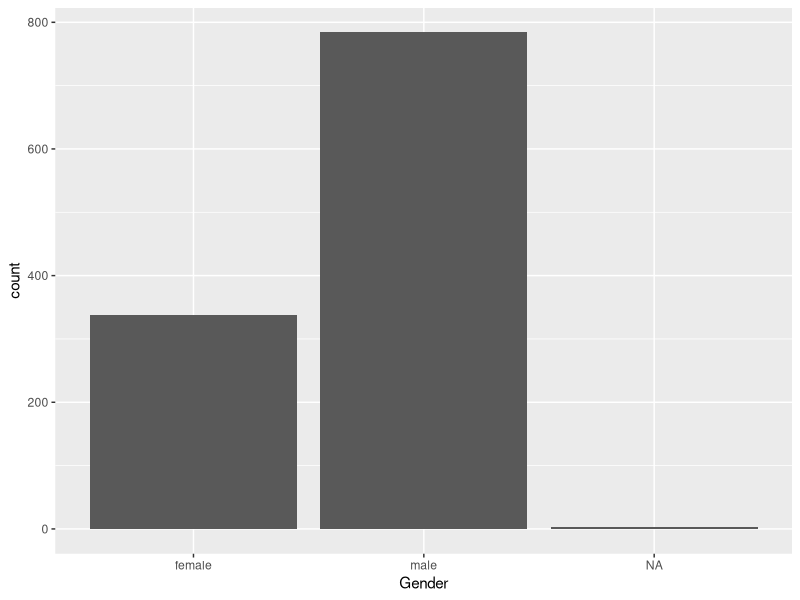
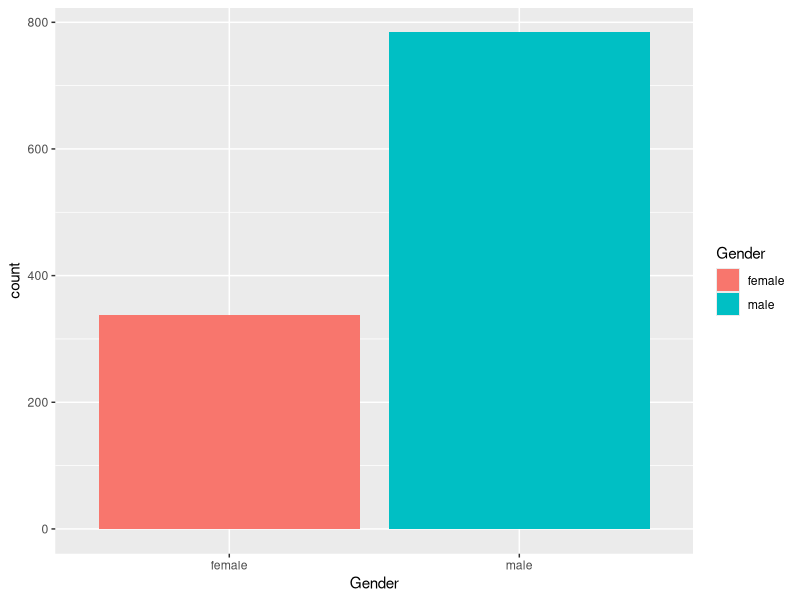
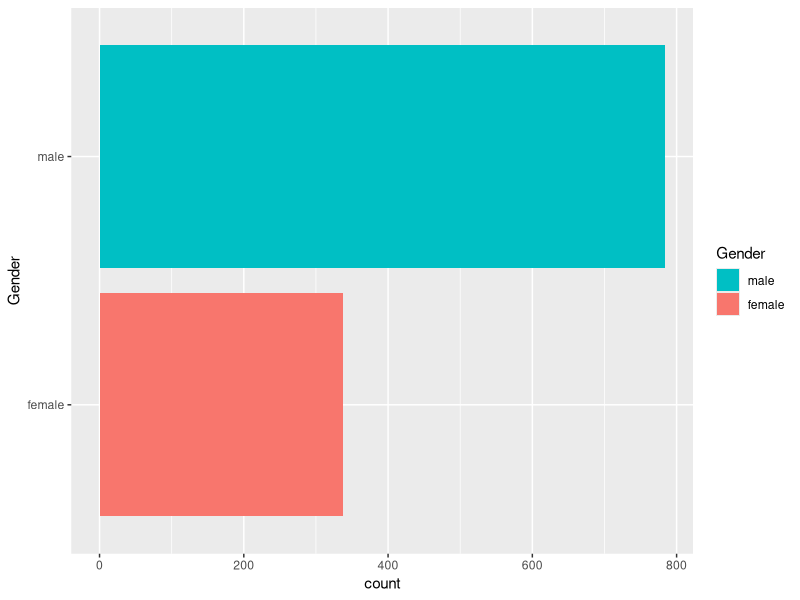
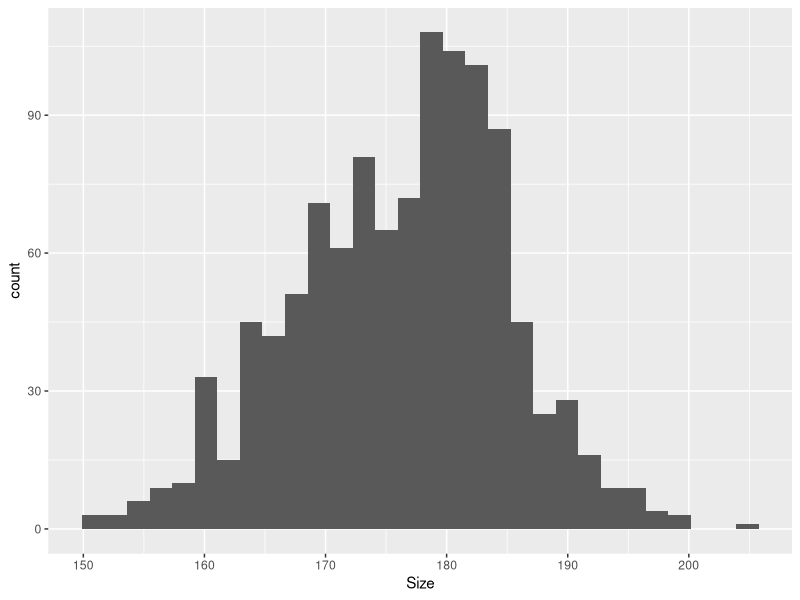
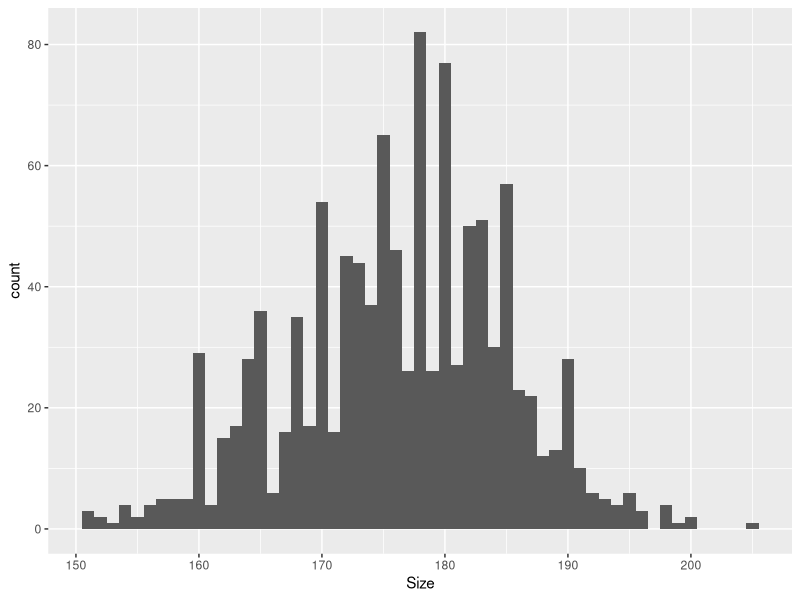
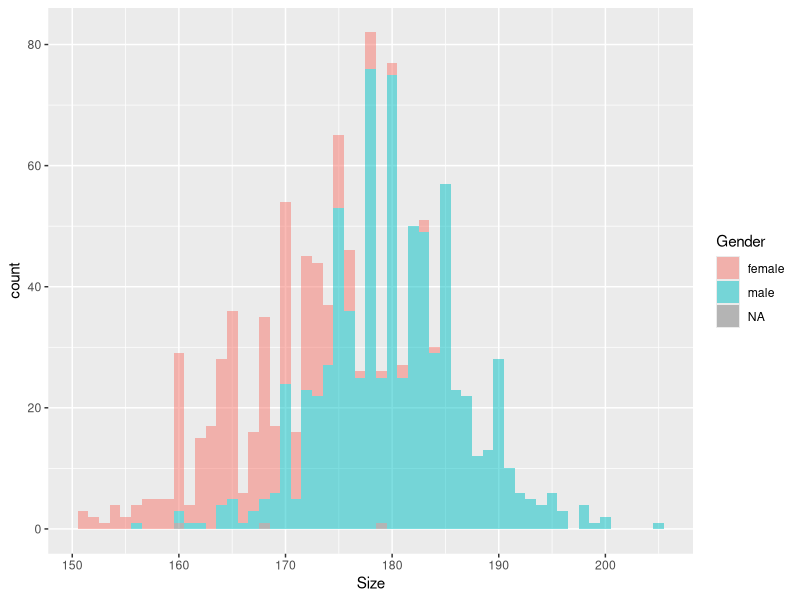
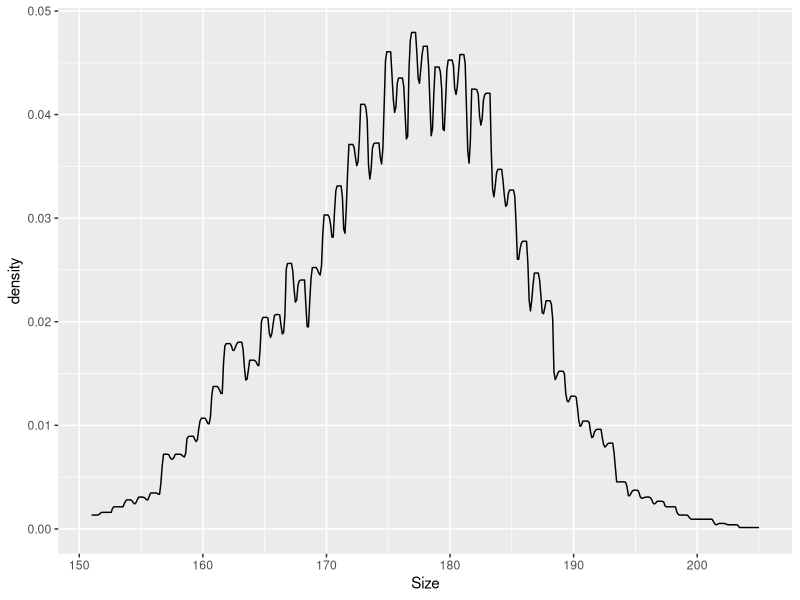
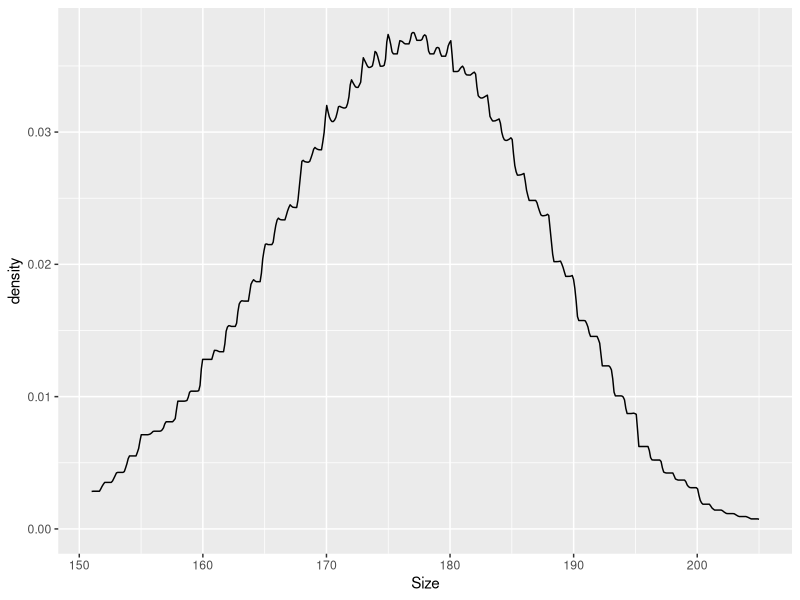

Generate these figures, in order, with R:
## ---- chunk 1
knitr::opts_chunk$set(echo = TRUE)
## ---- chunk 2
library(tidyverse)
library(magrittr)
library(pracma)
library(scales)
library(readxl)
## ---- chunk 3
studdat <- read_excel(file.path("Daten",  "StudierendenDaten","StudDat.xlsx"))
## ---- chunk 4
studdat %>%
  ggplot(aes(x=Gender)) +
  geom_bar()
## ---- chunk 5
studdat %>%
filter(!is.na(Gender)) %>% 
  select(Gender) %>%
  drop_na() %>% 
  ggplot(aes(x=Gender,fill=Gender)) +
  geom_bar()
## ---- chunk 6
studdat %>%
filter(!is.na(Gender)) %>% 
  select(Gender) %>%
  drop_na() %>% 
  ggplot(aes(x=Gender,fill=Gender)) +
  geom_bar() +
  coord_flip() +
    guides(fill = guide_legend(reverse = TRUE))
## ---- chunk 7
studdat %>% 
  ggplot(aes(x=Size)) +
  geom_histogram()
## ---- chunk 8
studdat %>% 
  ggplot(aes(x=Size)) +
  geom_histogram(center=0,binwidth=1)
## ---- chunk 9
studdat %>% 
  ggplot(aes(x=Size,fill=Gender)) +
  geom_histogram(center=0,binwidth=1,alpha=0.5)
## ---- chunk 10
studdat %>% 
  ggplot(aes(x=Size)) +
  geom_density(kernel="rectangular")
## ---- chunk 11
studdat %>% 
  ggplot(aes(x=Size)) +
  geom_density(kernel="rectangular",adjust=3)
## ---- chunk 12
studdat %>% 
  ggplot(aes(x=Size)) +
  geom_density(kernel="triangular")
## ---- chunk 13
studdat %>% 
  ggplot(aes(x=Size)) +
  geom_density(kernel="triangular",adjust=2)
## ---- chunk 14
studdat %>% 
  filter(!is.na(Gender)) %>% 
  ggplot(aes(x=Size)) +
  geom_density()
## ---- chunk 15
studdat %>% 
  filter(!is.na(Gender)) %>% 
  ggplot(aes(x=Size,fill=Gender)) +
  geom_density(alpha=0.6)
## ---- chunk 16
studdat %>%
  select(Gender,Size) %>%
  drop_na() %>%
  ggplot(aes(y=Size,x=Gender,fill=Gender)) +
  geom_boxplot()
## ---- chunk 17
studdat %>%
  select(Gender,Size) %>%
  drop_na() %>%
  ggplot(aes(y=Size,x=Gender,fill=Gender)) +
  geom_violin()
## ---- chunk 18
studdat %>%
  select(Gender,Size) %>%
  drop_na() %>%
  ggplot(aes(y=Size,x=Gender,color=Gender)) +
  geom_dotplot(aes(fill=Gender),binaxis="y",stackdir="center",dotsize=0.2,binwidth=1)
## ---- chunk 19
studdat %>%
  select(Gender,Size) %>%
  drop_na() %>%
  ggplot(aes(y=Size,x=Gender,color=Gender)) +
  geom_violin() +
  geom_boxplot() +
  geom_dotplot(aes(fill=Gender),binaxis="y",stackdir="center",dotsize=0.2,binwidth=1)

## ---- chunk 20
tibble(k=0:10,p=dbinom(k,10,0.65)) -> binom_df
binom_df %>%
  ggplot(aes(x=k,y=p)) +
  geom_col() +
  scale_x_continuous(breaks=0:10)
## ---- chunk 21
tibble(k=0:10,p=dhyper(k,65,35,10)) -> hyper_df
hyper_df %>%
  ggplot(aes(x=k,y=p)) +
  geom_col() +
  scale_x_continuous(breaks=0:10)
## ---- chunk 22
binom_df %>%
  ggplot(aes(x=k,y=p)) +
  geom_col(width=0.5) + 
  geom_col(aes(x=k+0.25),data=hyper_df,width=0.5,fill="blue") +  
  scale_x_continuous(breaks=0:10)
## ---- chunk 23
tibble(k=0:10,p=dpois(k,2)) ->
  poisson_df
poisson_df %>%
  ggplot(aes(x=k,y=p)) +
  geom_col(width=0.5) + 
  scale_x_continuous(breaks=0:10)
## ---- chunk 24
tibble(k=0:10,p=dbinom(k,100,0.02)) -> binom_df
poisson_df %>% 
  ggplot(aes(x=k,y=p)) +
  geom_col(width=0.5) + 
  geom_col(aes(x=k+0.25),data=binom_df,width=0.5,fill="blue") +  
  scale_x_continuous(breaks=0:10)
## ---- chunk 25
tibble(x=c(-3,3),y=c(0,dnorm(0))) %>%
  ggplot(aes(x,y)) +
  stat_function(fun=dnorm) +
  scale_y_continuous("Dichte")
## ---- chunk 26
tibble(x=c(-1,2),y=c(0,1)) %>%
  ggplot(aes(x,y)) +
  stat_function(fun=dunif) +
  scale_y_continuous("Dichte")
## ---- chunk 27
tibble(x=c(-3,3),y=c(0,dnorm(0))) %>% 
  ggplot(aes(x,y)) +
  stat_function(fun=function(x)dnorm(x),linetype="dashed") +
  stat_function(fun=function(x)dt(x,5),linetype="dotted") +
  stat_function(fun=function(x)dt(x,10),linetype="dotdash") +
  stat_function(fun=function(x)dt(x,50))
## ---- chunk 28
tibble(x=c(0,30),y=c(0,0.5)) %>% 
  ggplot(aes(x,y)) +
#  stat_function(fun=function(x)dchisq(x,1),linetype="dashed") +
  stat_function(fun=function(x)dchisq(x,5),linetype="dotted") +
  stat_function(fun=function(x)dchisq(x,10),linetype="dotdash") +
  stat_function(fun=function(x)dchisq(x,20),linetype="solid") 
## ---- chunk 29
tibble(x=c(0,5),y=c(0,df(0,1,10))) %>% 
  ggplot(aes(x,y)) +
  stat_function(fun=function(x)df(x,3,10),linetype="dashed") +
  stat_function(fun=function(x)df(x,5,20),linetype="dotted") +
  stat_function(fun=function(x)df(x,10,100),linetype="dotdash") +
  stat_function(fun=function(x)df(x,10,500),linetype="solid") 
## ---- chunk 30
p=1/2
n=100
alpha <- 0.05
lower_limit <- qbinom(alpha/2,n,1/2)
upper_limit <- n-lower_limit

bin_df <- function(p){
  tibble(
  x=0:n,
  y=dbinom(x,n,p),
  color= ifelse((x >= lower_limit) & (x <= upper_limit), "grün", "rot") 
)}

bar_colors <- c(rot="red",grün=muted("green"))


bin_df(1/2) %>%
  ggplot(aes(x=x,y=y,fill=color)) +
  geom_col() +
  scale_fill_manual(values=bar_colors)
## ---- chunk 31
bin_df(0.65) %>%
  ggplot(aes(x=x,y=y,fill=color)) +
  geom_col() +
  scale_fill_manual(values=bar_colors)
## ---- chunk 32
tibble(x=c(0,1),y=c(0,1)) %>%
  ggplot(aes(x=x,y=y)) +
  stat_function(fun=function(p)pbinom(lower_limit,n,p)+1-pbinom(upper_limit,n,p)) 
## ---- chunk 33
studdat %>%
  select(Size,Gender) %>%
  drop_na() %$%
  t.test(Size ~ Gender,var.equal=TRUE)
## ---- chunk 34
studdat %>%
  select(Size,Gender) %>%
  drop_na() %$%
  t.test(Size ~ Gender,var.equal=FALSE)
## ---- chunk 35
wuerfel <- tribble(
  ~Augen, ~Anzahl,
 1,	13,			
2,	18,			
3,	14,			
4,	17,			
5,	16,			
6,	22	 
)
## ---- chunk 36
wuerfel %$% Anzahl %>% chisq.test()
## ---- chunk 37
studdat %>%
  select(Gender,Mathgrade) %>%
  drop_na() %>% table() %>%
  chisq.test()
